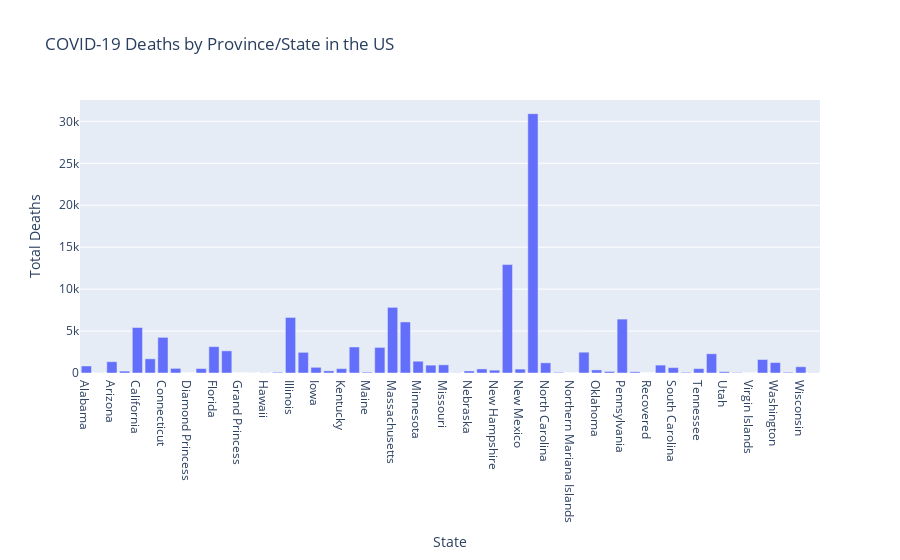

Notebook code for this chart:
### Code cell
us_df = df[df['Country_Region'] == 'US'].groupby('Province_State')[['Deaths','Active','Confirmed']].sum().reset_index()

fig = px.bar(us_df, x='Province_State', y='Deaths', 
             title='COVID-19 Deaths by Province/State in the US',
             labels={'Province_State': 'State', 'Deaths': 'Total Deaths'})
fig.update_layout(xaxis_title='State', yaxis_title='Total Deaths', showlegend=False)
fig.show()

### Figure 1 — Plotly figure (JSON) as saved in the notebook; plotly's stock layout.template omitted (floating-point values rounded to 4 significant figures)
{"data": [{"alignmentgroup": "True", "hovertemplate": "State=%{x}<br>Total Deaths=%{y}<extra></extra>", "legendgroup": "", "marker": {"color": "#636efa", "pattern": {"shape": ""}}, "name": "", "offsetgroup": "", "orientation": "v", "showlegend": false, "textposition": "auto", "type": "bar", "x": ["Alabama", "Alaska", "Arizona", "Arkansas", "California", "Colorado", "Connecticut", "Delaware", "Diamond Princess", "District of Columbia", "Florida", "Georgia", "Grand Princess", "Guam", "Hawaii", "Idaho", "Illinois", "Indiana", "Iowa", "Kansas", "Kentucky", "Louisiana", "Maine", "Maryland", "Massachusetts", "Michigan", "Minnesota", "Mississippi", "Missouri", "Montana", "Nebraska", "Nevada", "New Hampshire", "New Jersey", "New Mexico", "New York", "North Carolina", "North Dakota", "Northern Mariana Islands", "Ohio", "Oklahoma", "Oregon", "Pennsylvania", "Puerto Rico", "Recovered", "Rhode Island", "South Carolina", "South Dakota", "Tennessee", "Texas", "Utah", "Vermont", "Virgin Islands", "Virginia", "Washington", "West Virginia", "Wisconsin", "Wyoming"], "xaxis": "x", "y": [838, 12, 1346, 224, 5424, 1693, 4251, 552, 0, 531, 3144, 2642, 3, 5, 17, 89, 6625, 2465, 681, 256, 524, 3104, 102, 3052, 7827, 6087, 1404, 938, 975, 20, 244, 486, 339, 12924, 466, 30922, 1215, 76, 2, 2481, 368, 188, 6427, 147, 0, 942, 644, 81, 524, 2292, 155, 56, 6, 1607, 1243, 88, 744, 20], "yaxis": "y"}], "layout": {"barmode": "relative", "legend": {"tracegroupgap": 0}, "showlegend": false, "title": {"text": "COVID-19 Deaths by Province/State in the US"}, "xaxis": {"anchor": "y", "domain": [0, 1], "title": {"text": "State"}}, "yaxis": {"anchor": "x", "domain": [0, 1], "title": {"text": "Total Deaths"}}}}
